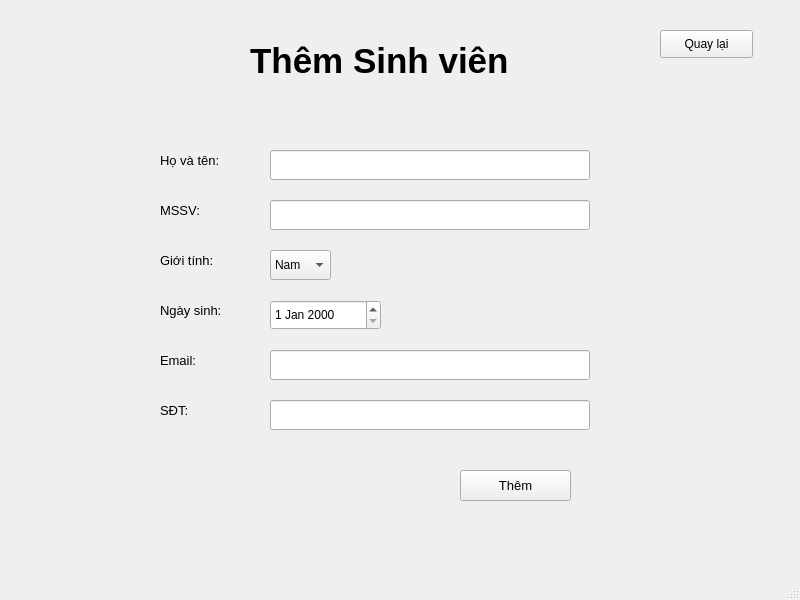
<?xml version="1.0" encoding="UTF-8"?>
<ui version="4.0">
 <class>MainWindow</class>
 <widget class="QMainWindow" name="MainWindow">
  <property name="geometry">
   <rect>
    <x>0</x>
    <y>0</y>
    <width>800</width>
    <height>600</height>
   </rect>
  </property>
  <property name="windowTitle">
   <string>MainWindow</string>
  </property>
  <widget class="QWidget" name="centralwidget">
   <widget class="QLabel" name="label">
    <property name="geometry">
     <rect>
      <x>250</x>
      <y>30</y>
      <width>361</width>
      <height>61</height>
     </rect>
    </property>
    <property name="font">
     <font>
      <pointsize>26</pointsize>
      <weight>75</weight>
      <bold>true</bold>
     </font>
    </property>
    <property name="text">
     <string>Thêm Sinh viên </string>
    </property>
   </widget>
   <widget class="QLabel" name="label_2">
    <property name="geometry">
     <rect>
      <x>160</x>
      <y>150</y>
      <width>81</width>
      <height>21</height>
     </rect>
    </property>
    <property name="font">
     <font>
      <pointsize>10</pointsize>
     </font>
    </property>
    <property name="text">
     <string>Họ và tên:</string>
    </property>
   </widget>
   <widget class="QLineEdit" name="name">
    <property name="geometry">
     <rect>
      <x>270</x>
      <y>150</y>
      <width>320</width>
      <height>30</height>
     </rect>
    </property>
   </widget>
   <widget class="QLineEdit" name="Masv">
    <property name="geometry">
     <rect>
      <x>270</x>
      <y>200</y>
      <width>320</width>
      <height>30</height>
     </rect>
    </property>
    <property name="text">
     <string/>
    </property>
   </widget>
   <widget class="QLabel" name="label_3">
    <property name="geometry">
     <rect>
      <x>160</x>
      <y>200</y>
      <width>81</width>
      <height>21</height>
     </rect>
    </property>
    <property name="font">
     <font>
      <pointsize>10</pointsize>
     </font>
    </property>
    <property name="text">
     <string>MSSV:</string>
    </property>
   </widget>
   <widget class="QLabel" name="label_4">
    <property name="geometry">
     <rect>
      <x>160</x>
      <y>250</y>
      <width>81</width>
      <height>21</height>
     </rect>
    </property>
    <property name="font">
     <font>
      <pointsize>10</pointsize>
     </font>
    </property>
    <property name="text">
     <string>Giới tính:</string>
    </property>
   </widget>
   <widget class="QLabel" name="label_5">
    <property name="geometry">
     <rect>
      <x>160</x>
      <y>300</y>
      <width>81</width>
      <height>21</height>
     </rect>
    </property>
    <property name="font">
     <font>
      <pointsize>10</pointsize>
     </font>
    </property>
    <property name="text">
     <string>Ngày sinh:</string>
    </property>
   </widget>
   <widget class="QDateEdit" name="Ngay_sinh">
    <property name="geometry">
     <rect>
      <x>270</x>
      <y>300</y>
      <width>111</width>
      <height>30</height>
     </rect>
    </property>
   </widget>
   <widget class="QLabel" name="label_6">
    <property name="geometry">
     <rect>
      <x>160</x>
      <y>350</y>
      <width>81</width>
      <height>21</height>
     </rect>
    </property>
    <property name="font">
     <font>
      <pointsize>10</pointsize>
     </font>
    </property>
    <property name="text">
     <string>Email:</string>
    </property>
   </widget>
   <widget class="QLineEdit" name="Email">
    <property name="geometry">
     <rect>
      <x>270</x>
      <y>350</y>
      <width>320</width>
      <height>30</height>
     </rect>
    </property>
    <property name="text">
     <string/>
    </property>
   </widget>
   <widget class="QLineEdit" name="SDT">
    <property name="geometry">
     <rect>
      <x>270</x>
      <y>400</y>
      <width>320</width>
      <height>30</height>
     </rect>
    </property>
    <property name="text">
     <string/>
    </property>
   </widget>
   <widget class="QLabel" name="label_7">
    <property name="geometry">
     <rect>
      <x>160</x>
      <y>400</y>
      <width>81</width>
      <height>21</height>
     </rect>
    </property>
    <property name="font">
     <font>
      <pointsize>10</pointsize>
     </font>
    </property>
    <property name="text">
     <string>SĐT:</string>
    </property>
   </widget>
   <widget class="QComboBox" name="Gioi_tinh">
    <property name="geometry">
     <rect>
      <x>270</x>
      <y>250</y>
      <width>61</width>
      <height>30</height>
     </rect>
    </property>
    <item>
     <property name="text">
      <string>Nam</string>
     </property>
    </item>
    <item>
     <property name="text">
      <string>Nữ</string>
     </property>
    </item>
   </widget>
   <widget class="QPushButton" name="btnAdd">
    <property name="geometry">
     <rect>
      <x>460</x>
      <y>470</y>
      <width>111</width>
      <height>31</height>
     </rect>
    </property>
    <property name="font">
     <font>
      <pointsize>10</pointsize>
     </font>
    </property>
    <property name="text">
     <string>Thêm</string>
    </property>
   </widget>
   <widget class="QPushButton" name="btn_Back">
    <property name="geometry">
     <rect>
      <x>660</x>
      <y>30</y>
      <width>93</width>
      <height>28</height>
     </rect>
    </property>
    <property name="text">
     <string>Quay lại</string>
    </property>
   </widget>
  </widget>
  <widget class="QMenuBar" name="menubar">
   <property name="geometry">
    <rect>
     <x>0</x>
     <y>0</y>
     <width>800</width>
     <height>26</height>
    </rect>
   </property>
  </widget>
  <widget class="QStatusBar" name="statusbar"/>
 </widget>
 <resources/>
 <connections/>
</ui>
